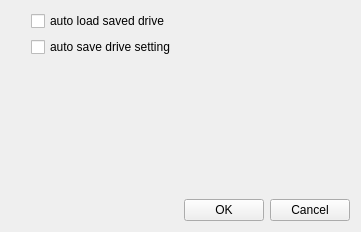
<?xml version="1.0" encoding="UTF-8"?>
<ui version="4.0">
 <class>Form</class>
 <widget class="QWidget" name="Form">
  <property name="geometry">
   <rect>
    <x>0</x>
    <y>0</y>
    <width>361</width>
    <height>232</height>
   </rect>
  </property>
  <property name="windowTitle">
   <string>Form</string>
  </property>
  <layout class="QVBoxLayout" name="verticalLayout_2">
   <item>
    <layout class="QVBoxLayout" name="verticalLayout">
     <item>
      <layout class="QHBoxLayout" name="horizontalLayout_4" stretch="0">
       <property name="leftMargin">
        <number>20</number>
       </property>
       <property name="rightMargin">
        <number>0</number>
       </property>
       <item>
        <layout class="QVBoxLayout" name="verticalLayout_3">
         <property name="spacing">
          <number>6</number>
         </property>
         <item>
          <widget class="QCheckBox" name="is_auto_load">
           <property name="text">
            <string>auto load saved drive</string>
           </property>
          </widget>
         </item>
         <item>
          <widget class="QCheckBox" name="is_auto_save_drive">
           <property name="text">
            <string>auto save drive setting</string>
           </property>
          </widget>
         </item>
         <item>
          <spacer name="verticalSpacer">
           <property name="orientation">
            <enum>Qt::Orientation::Vertical</enum>
           </property>
           <property name="sizeHint" stdset="0">
            <size>
             <width>20</width>
             <height>40</height>
            </size>
           </property>
          </spacer>
         </item>
        </layout>
       </item>
      </layout>
     </item>
     <item>
      <layout class="QHBoxLayout" name="horizontalLayout_2">
       <item>
        <spacer name="horizontalSpacer">
         <property name="orientation">
          <enum>Qt::Orientation::Horizontal</enum>
         </property>
         <property name="sizeHint" stdset="0">
          <size>
           <width>40</width>
           <height>20</height>
          </size>
         </property>
        </spacer>
       </item>
       <item>
        <widget class="QPushButton" name="ok_button">
         <property name="text">
          <string>OK</string>
         </property>
        </widget>
       </item>
       <item>
        <widget class="QPushButton" name="cancel_button">
         <property name="text">
          <string>Cancel</string>
         </property>
        </widget>
       </item>
      </layout>
     </item>
    </layout>
   </item>
  </layout>
 </widget>
 <resources/>
 <connections/>
</ui>
